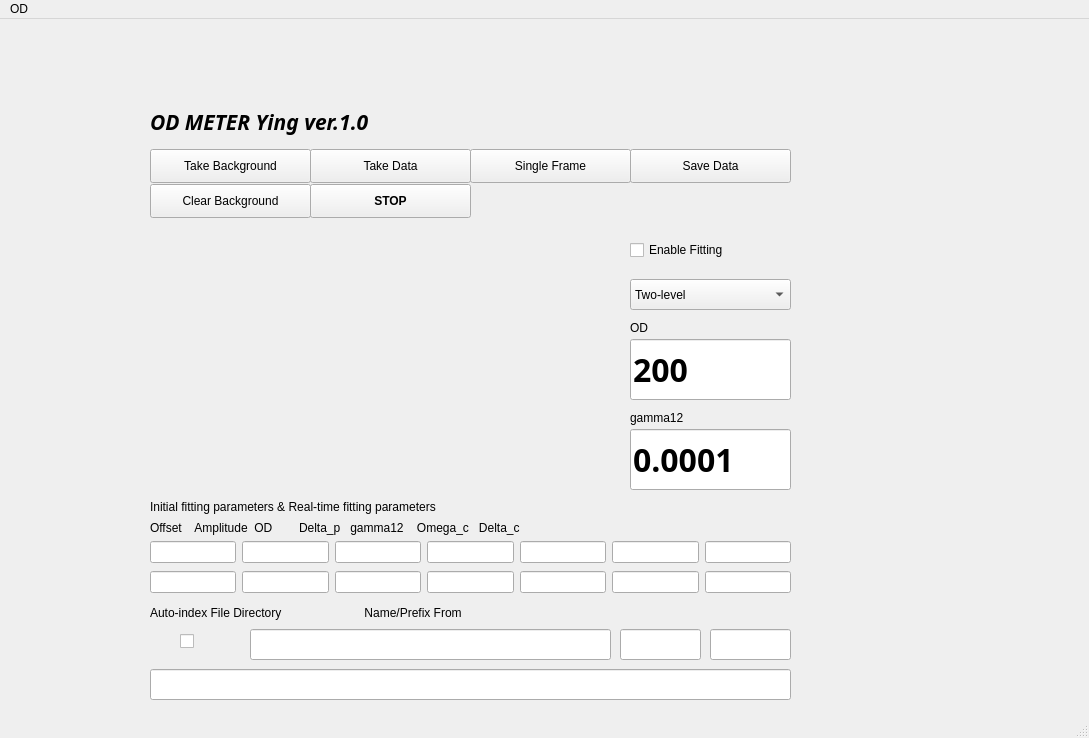
<?xml version="1.0" encoding="UTF-8"?>
<ui version="4.0">
 <class>MainWindow</class>
 <widget class="QMainWindow" name="MainWindow">
  <property name="geometry">
   <rect>
    <x>0</x>
    <y>0</y>
    <width>1089</width>
    <height>738</height>
   </rect>
  </property>
  <property name="windowTitle">
   <string>MainWindow</string>
  </property>
  <widget class="QWidget" name="centralwidget">
   <widget class="QLabel" name="Title">
    <property name="geometry">
     <rect>
      <x>150</x>
      <y>77</y>
      <width>341</width>
      <height>51</height>
     </rect>
    </property>
    <property name="font">
     <font>
      <family>Adobe Devanagari</family>
      <pointsize>16</pointsize>
      <weight>75</weight>
      <italic>true</italic>
      <bold>true</bold>
     </font>
    </property>
    <property name="text">
     <string>OD METER Ying ver.1.0</string>
    </property>
   </widget>
   <widget class="QPushButton" name="bg">
    <property name="geometry">
     <rect>
      <x>150</x>
      <y>130</y>
      <width>161</width>
      <height>34</height>
     </rect>
    </property>
    <property name="text">
     <string>Take Background</string>
    </property>
   </widget>
   <widget class="QPushButton" name="data">
    <property name="geometry">
     <rect>
      <x>310</x>
      <y>130</y>
      <width>161</width>
      <height>34</height>
     </rect>
    </property>
    <property name="text">
     <string>Take Data</string>
    </property>
   </widget>
   <widget class="QPushButton" name="single">
    <property name="geometry">
     <rect>
      <x>470</x>
      <y>130</y>
      <width>161</width>
      <height>34</height>
     </rect>
    </property>
    <property name="text">
     <string>Single Frame</string>
    </property>
   </widget>
   <widget class="QPushButton" name="Save">
    <property name="geometry">
     <rect>
      <x>630</x>
      <y>130</y>
      <width>161</width>
      <height>34</height>
     </rect>
    </property>
    <property name="text">
     <string>Save Data</string>
    </property>
   </widget>
   <widget class="QComboBox" name="comboBox">
    <property name="geometry">
     <rect>
      <x>630</x>
      <y>260</y>
      <width>161</width>
      <height>31</height>
     </rect>
    </property>
    <item>
     <property name="text">
      <string>Two-level</string>
     </property>
    </item>
    <item>
     <property name="text">
      <string>EIT</string>
     </property>
    </item>
   </widget>
   <widget class="QLabel" name="ODlabel">
    <property name="geometry">
     <rect>
      <x>630</x>
      <y>300</y>
      <width>81</width>
      <height>18</height>
     </rect>
    </property>
    <property name="text">
     <string>OD</string>
    </property>
   </widget>
   <widget class="QLabel" name="gamma12label">
    <property name="geometry">
     <rect>
      <x>630</x>
      <y>390</y>
      <width>81</width>
      <height>18</height>
     </rect>
    </property>
    <property name="text">
     <string>gamma12</string>
    </property>
   </widget>
   <widget class="QLineEdit" name="OD">
    <property name="geometry">
     <rect>
      <x>630</x>
      <y>320</y>
      <width>161</width>
      <height>61</height>
     </rect>
    </property>
    <property name="font">
     <font>
      <family>Adobe Devanagari</family>
      <pointsize>24</pointsize>
      <weight>75</weight>
      <bold>true</bold>
     </font>
    </property>
    <property name="text">
     <string>200</string>
    </property>
   </widget>
   <widget class="QLineEdit" name="gamma12">
    <property name="geometry">
     <rect>
      <x>630</x>
      <y>410</y>
      <width>161</width>
      <height>61</height>
     </rect>
    </property>
    <property name="font">
     <font>
      <family>Adobe Devanagari</family>
      <pointsize>24</pointsize>
      <weight>75</weight>
      <bold>true</bold>
     </font>
    </property>
    <property name="text">
     <string>0.0001</string>
    </property>
   </widget>
   <widget class="QLabel" name="Paras">
    <property name="geometry">
     <rect>
      <x>150</x>
      <y>479</y>
      <width>513</width>
      <height>18</height>
     </rect>
    </property>
    <property name="text">
     <string>Initial fitting parameters &amp; Real-time fitting parameters</string>
    </property>
   </widget>
   <widget class="QLabel" name="Paraname">
    <property name="geometry">
     <rect>
      <x>150</x>
      <y>500</y>
      <width>641</width>
      <height>18</height>
     </rect>
    </property>
    <property name="text">
     <string>Offset    Amplitude  OD        Delta_p   gamma12    Omega_c   Delta_c</string>
    </property>
   </widget>
   <widget class="QWidget" name="layoutWidget">
    <property name="geometry">
     <rect>
      <x>150</x>
      <y>550</y>
      <width>641</width>
      <height>27</height>
     </rect>
    </property>
    <layout class="QHBoxLayout" name="horizontalLayout_2">
     <item>
      <widget class="QLineEdit" name="Offset_2"/>
     </item>
     <item>
      <widget class="QLineEdit" name="Amplitude_2"/>
     </item>
     <item>
      <widget class="QLineEdit" name="OD_2"/>
     </item>
     <item>
      <widget class="QLineEdit" name="Delta_p_2"/>
     </item>
     <item>
      <widget class="QLineEdit" name="gamma12_2"/>
     </item>
     <item>
      <widget class="QLineEdit" name="Omega_c_2"/>
     </item>
     <item>
      <widget class="QLineEdit" name="Delta_c_2"/>
     </item>
    </layout>
   </widget>
   <widget class="QLineEdit" name="fileDirectory">
    <property name="geometry">
     <rect>
      <x>250</x>
      <y>610</y>
      <width>361</width>
      <height>31</height>
     </rect>
    </property>
   </widget>
   <widget class="QLabel" name="fileDirectory_2">
    <property name="geometry">
     <rect>
      <x>150</x>
      <y>585</y>
      <width>651</width>
      <height>18</height>
     </rect>
    </property>
    <property name="text">
     <string>Auto-index File Directory                         Name/Prefix From</string>
    </property>
   </widget>
   <widget class="QCheckBox" name="enableFitting">
    <property name="geometry">
     <rect>
      <x>630</x>
      <y>220</y>
      <width>161</width>
      <height>22</height>
     </rect>
    </property>
    <property name="text">
     <string>Enable Fitting</string>
    </property>
   </widget>
   <widget class="QWidget" name="layoutWidget">
    <property name="geometry">
     <rect>
      <x>150</x>
      <y>520</y>
      <width>641</width>
      <height>27</height>
     </rect>
    </property>
    <layout class="QHBoxLayout" name="horizontalLayout">
     <item>
      <widget class="QLineEdit" name="Offset"/>
     </item>
     <item>
      <widget class="QLineEdit" name="Amplitude"/>
     </item>
     <item>
      <widget class="QLineEdit" name="OD_3"/>
     </item>
     <item>
      <widget class="QLineEdit" name="Delta_p"/>
     </item>
     <item>
      <widget class="QLineEdit" name="gamma_12"/>
     </item>
     <item>
      <widget class="QLineEdit" name="Omega_c"/>
     </item>
     <item>
      <widget class="QLineEdit" name="Delta_c"/>
     </item>
    </layout>
   </widget>
   <widget class="QWidget" name="verticalLayoutWidget">
    <property name="geometry">
     <rect>
      <x>150</x>
      <y>220</y>
      <width>471</width>
      <height>251</height>
     </rect>
    </property>
    <layout class="QVBoxLayout" name="graph_layout"/>
   </widget>
   <widget class="QPushButton" name="STOP">
    <property name="geometry">
     <rect>
      <x>310</x>
      <y>165</y>
      <width>161</width>
      <height>34</height>
     </rect>
    </property>
    <property name="font">
     <font>
      <weight>75</weight>
      <bold>true</bold>
     </font>
    </property>
    <property name="text">
     <string>STOP</string>
    </property>
   </widget>
   <widget class="QLineEdit" name="fileName">
    <property name="geometry">
     <rect>
      <x>620</x>
      <y>610</y>
      <width>81</width>
      <height>31</height>
     </rect>
    </property>
   </widget>
   <widget class="QCheckBox" name="autoIndex">
    <property name="geometry">
     <rect>
      <x>180</x>
      <y>612</y>
      <width>31</width>
      <height>21</height>
     </rect>
    </property>
    <property name="text">
     <string/>
    </property>
   </widget>
   <widget class="QLineEdit" name="fileIndex">
    <property name="geometry">
     <rect>
      <x>710</x>
      <y>610</y>
      <width>81</width>
      <height>31</height>
     </rect>
    </property>
   </widget>
   <widget class="QLineEdit" name="saveStatus">
    <property name="geometry">
     <rect>
      <x>150</x>
      <y>650</y>
      <width>641</width>
      <height>31</height>
     </rect>
    </property>
   </widget>
   <widget class="QPushButton" name="clearBg">
    <property name="geometry">
     <rect>
      <x>150</x>
      <y>165</y>
      <width>161</width>
      <height>34</height>
     </rect>
    </property>
    <property name="font">
     <font>
      <weight>50</weight>
      <bold>false</bold>
      <kerning>false</kerning>
     </font>
    </property>
    <property name="text">
     <string>Clear Background</string>
    </property>
   </widget>
  </widget>
  <widget class="QMenuBar" name="menubar">
   <property name="geometry">
    <rect>
     <x>0</x>
     <y>0</y>
     <width>1089</width>
     <height>30</height>
    </rect>
   </property>
   <widget class="QMenu" name="menupy">
    <property name="title">
     <string>OD</string>
    </property>
   </widget>
   <addaction name="menupy"/>
  </widget>
  <widget class="QStatusBar" name="statusbar"/>
 </widget>
 <resources/>
 <connections/>
</ui>
